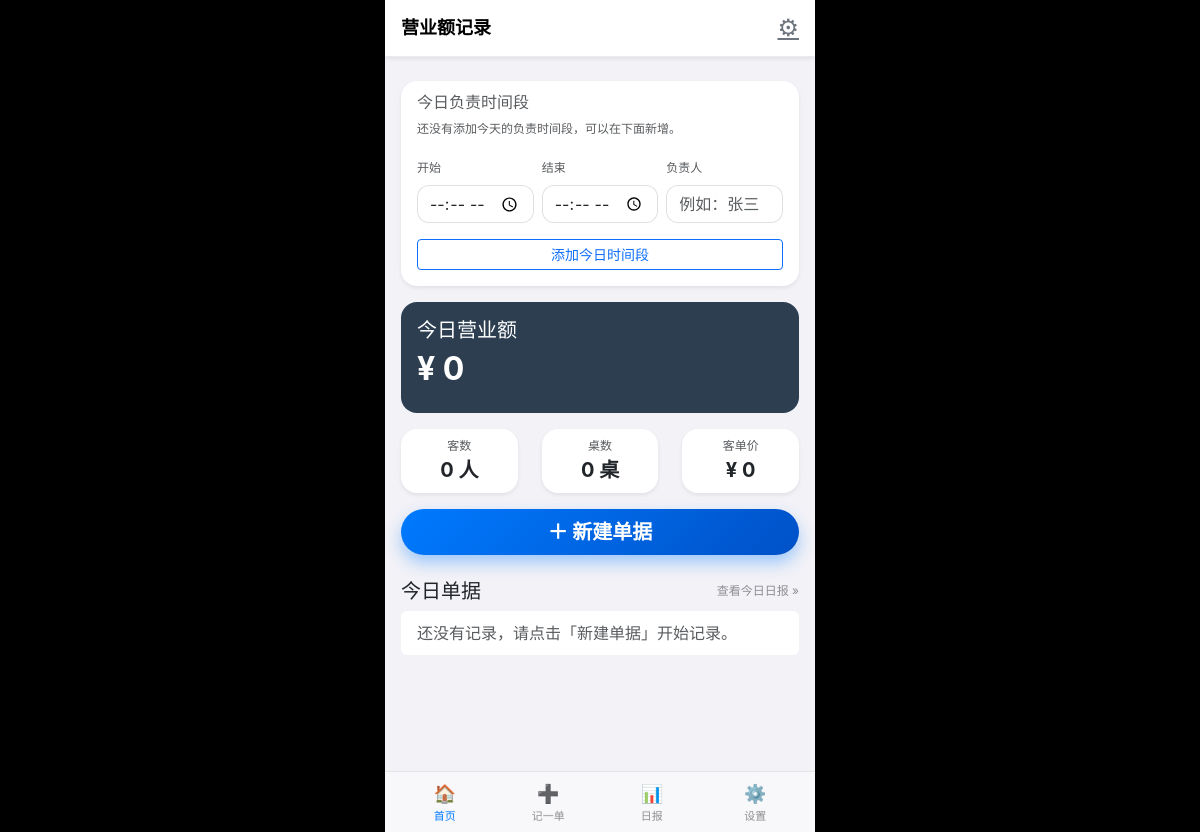
Before: / with the older database file.
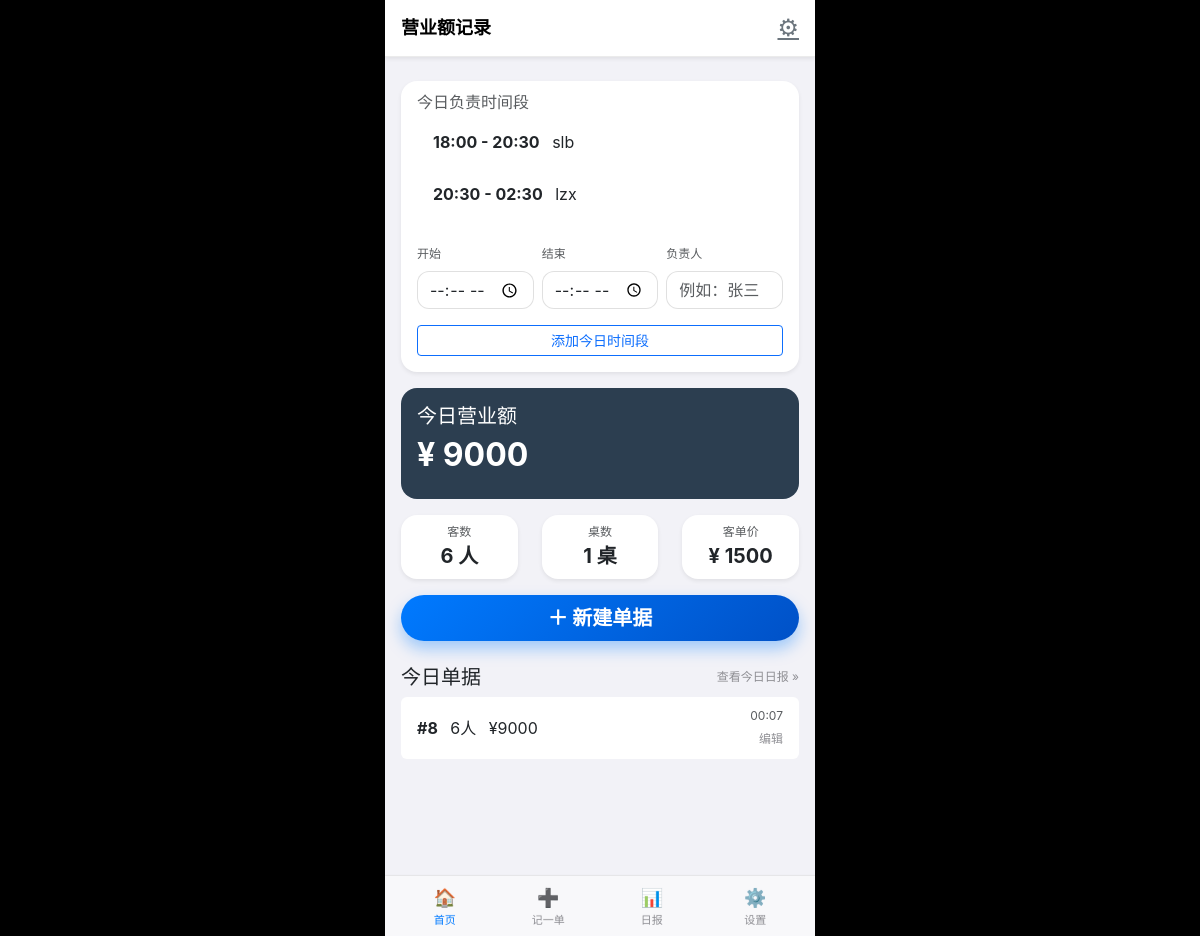
After: the same page with the newer database file.
### tables this page shows
CREATE TABLE staff_segments (
            id INTEGER PRIMARY KEY AUTOINCREMENT,
            slip_date  TEXT NOT NULL,
            start_time TEXT NOT NULL,   -- "HH:MM"
            end_time   TEXT NOT NULL,   -- "HH:MM"
            staff_name TEXT NOT NULL,
            created_at TEXT NOT NULL
        );

CREATE TABLE slips (
            id INTEGER PRIMARY KEY AUTOINCREMENT,
            slip_date TEXT NOT NULL,
            table_name TEXT,
            people INTEGER NOT NULL,
            amount INTEGER NOT NULL,
            created_at TEXT NOT NULL
        );

### views/main_views.py (the view)
@main_bp.route("/")
def index():
    today_str = date.today().strftime("%Y-%m-%d")
    slips = get_slips_by_date(today_str)
    summary = calculate_summary(slips)
    for slip in slips:
        created_at: str = slip["created_at"]
        slip["time"] = created_at[11:16]
    segments = get_staff_segments_by_date(today_str)
    return render_template(
        "index.html",
        summary=summary,
        slips=slips,
        segments=segments,
        active_tab="home",
    )

### database/db.py (called while the page is built)
def get_connection() -> sqlite3.Connection:
    conn = sqlite3.connect(DB_PATH)
    conn.row_factory = sqlite3.Row
    return conn

def get_slips_by_date(slip_date: str) -> List[Dict[str, Any]]:
    conn = get_connection()
    cur = conn.cursor()
    cur.execute(
        """
        SELECT id, slip_date, table_name, people, amount, created_at
        FROM slips
        WHERE slip_date = ?
        ORDER BY id ASC
        """,
        (slip_date,),
    )
    rows = cur.fetchall()
    conn.close()
    return [dict(row) for row in rows]

def get_staff_segments_by_date(slip_date: str) -> List[Dict[str, Any]]:
    conn = get_connection()
    cur = conn.cursor()
    cur.execute(
        """
        SELECT id, slip_date, start_time, end_time, staff_name, created_at
        FROM staff_segments
        WHERE slip_date = ?
        ORDER BY start_time ASC, id ASC
        """,
        (slip_date,),
    )
    rows = cur.fetchall()
    conn.close()
    return [dict(row) for row in rows]

### views/main_views.py (called while the page is built)
def calculate_summary(slips: List[Dict]) -> Dict[str, int]:
    total_sales = sum(slip["amount"] for slip in slips)
    total_customers = sum(slip["people"] for slip in slips)
    total_tables = len(slips)
    avg_per_customer = (
        int(total_sales / total_customers) if total_customers > 0 else 0
    )
    summary = {
        "total_sales": total_sales,
        "total_customers": total_customers,
        "total_tables": total_tables,
        "avg_per_customer": avg_per_customer,
    }
    return summary

### templates/index.html (shortened to what this page needs)
{% extends "base.html" %}
{% block content %}
<nav class="navbar navbar-light bg-white shadow-sm px-3">
    <span class="navbar-brand mb-0 h5">营业额记录</span>
    <a href="{{ url_for('main.settings') }}"
       class="text-secondary fs-4"
       data-transition="tab">⚙</a>
</nav>
<div class="container mt-4">
    <div class="card mb-3 shadow-sm">
        <div class="card-body">
            <h6 class="card-subtitle mb-2 text-muted">今日负责时间段</h6>
            {% if segments %}
                <ul class="list-group mb-3">
                    {% for seg in segments %}
                    <li class="list-group-item d-flex justify-content-between align-items-center">
                        <div>
                            <span class="fw-bold">{{ seg.start_time }} - {{ seg.end_time }}</span>
                            <span class="ms-2">{{ seg.staff_name }}</span>
                        </div>
                    </li>
                    {% endfor %}
                </ul>
            {% else %}
                <p class="small text-muted">
                    还没有添加今天的负责时间段，可以在下面新增。
                </p>
            {% endif %}
            <form method="post" action="{{ url_for('main.add_today_segment') }}">
                <div class="row g-2 align-items-end">
                    <div class="col-4">
                        <label for="start_time" class="form-label small text-muted">开始</label>
                        <input
                            type="time"
                            class="form-control"
                            id="start_time"
                            name="start_time"
                            required>
                    </div>
                    <div class="col-4">
                        <label for="end_time" class="form-label small text-muted">结束</label>
                        <input
                            type="time"
                            class="form-control"
                            id="end_time"
                            name="end_time"
                            required>
                    </div>
                    <div class="col-4">
                        <label for="staff_name" class="form-label small text-muted">负责人</label>
                        <input
                            type="text"
                            class="form-control"
                            id="staff_name"
                            name="staff_name"
                            placeholder="例如：张三"
                            required>
                    </div>
                </div>
                <div class="d-grid gap-2 mt-3">
                    <button type="submit" class="btn btn-outline-primary btn-sm">
                        添加今日时间段
                    </button>
                </div>
            </form>
        </div>
    </div>
    <div class="card text-white mb-3" style="background-color:#2C3E50;">
        <div class="card-body">
            <h5 class="card-title">今日营业额</h5>
            <h2 class="fw-bold">¥ {{ summary.total_sales }}</h2>
        </div>
    </div>
    <div class="row text-center mb-3">
        <div class="col">
            <div class="card p-2 shadow-sm">
                <div class="small text-muted">客数</div>
                <div class="fs-5 fw-bold">{{ summary.total_customers }} 人</div>
            </div>
        </div>
        <div class="col">
            <div class="card p-2 shadow-sm">
                <div class="small text-muted">桌数</div>
                <div class="fs-5 fw-bold">{{ summary.total_tables }} 桌</div>
            </div>
        </div>
        <div class="col">
            <div class="card p-2 shadow-sm">
                <div class="small text-muted">客单价</div>
                <div class="fs-5 fw-bold">¥ {{ summary.avg_per_customer }}</div>
            </div>
        </div>
    </div>
    <div class="d-grid mb-4">
        <a href="{{ url_for('main.input_slip') }}"
           class="btn btn-primary btn-lg fw-bold"
           data-transition="tab">
            ＋ 新建单据
        </a>
    </div>
    <div class="d-flex justify-content-between align-items-center mb-2">
        <h5 class="mb-0">今日单据</h5>
        <a href="{{ url_for('main.report') }}"
           class="small text-decoration-none"
           data-transition="tab">
            查看今日日报 &raquo;
        </a>
    </div>
    <ul class="list-group mb-5">
        {% for slip in slips %}
        <li class="list-group-item d-flex justify-content-between align-items-center">
            <div>
                <span class="fw-bold">#{{ slip.id }}</span>
                <span class="ms-2">{{ slip.people }}人</span>
                <span class="ms-2">¥{{ slip.amount }}</span>
            </div>
            <div class="text-end">
                <div class="text-muted small">{{ slip.time }}</div>
                <a href="{{ url_for('main.edit_slip', slip_id=slip.id) }}"
                   class="small text-decoration-none"
                   data-transition="tab">
                    编辑
                </a>
            </div>
        </li>
        {% else %}
        <li class="list-group-item text-muted">
            还没有记录，请点击「新建单据」开始记录。
        </li>
        {% endfor %}
    </ul>
</div>
{% endblock %}

### templates/base.html (shortened to what this page needs)
<!DOCTYPE html>
<html lang="zh-CN">
<head>
    <link rel="stylesheet"
          href="https://cdn.jsdelivr.net/npm/bootstrap@5.3.3/dist/css/bootstrap.min.css">
    <link rel="stylesheet"
          href="{{ url_for('static', filename='css/style.css') }}">
</head>
<body class="app-body">
<div class="app-shell page-transition">
    <div class="app-content">
        {% block content %}{% endblock %}
    </div>
    <nav class="app-tabbar">
        <a href="{{ url_for('main.index') }}"
           class="tab-item {% if active_tab == 'home' %}is-active{% endif %}"
           data-transition="tab">
            <span class="tab-icon">🏠</span>
            <span class="tab-label">首页</span>
        </a>
        <a href="{{ url_for('main.input_slip') }}"
           class="tab-item {% if active_tab == 'input' %}is-active{% endif %}"
           data-transition="tab">
            <span class="tab-icon">➕</span>
            <span class="tab-label">记一单</span>
        </a>
        <a href="{{ url_for('main.report') }}"
           class="tab-item {% if active_tab == 'report' %}is-active{% endif %}"
           data-transition="tab">
            <span class="tab-icon">📊</span>
            <span class="tab-label">日报</span>
        </a>
        <a href="{{ url_for('main.settings') }}"
           class="tab-item {% if active_tab == 'settings' %}is-active{% endif %}"
           data-transition="tab">
            <span class="tab-icon">⚙️</span>
            <span class="tab-label">设置</span>
        </a>
    </nav>
</div>
</body>
</html>

### static/css/style.css (style rules this page uses)
:root { color-scheme: light dark; }
.app-body { margin: 0; padding: 0; background-color: #000; font-family: -apple-system, BlinkMacSystemFont, "SF Pro Text", "Helvetica Neue", Arial, "PingFang SC", "Hiragino Sans GB", "Microsoft YaHei", sans-serif; }
.app-shell { max-width: 430px; min-height: 100vh; margin: 0 auto; background-color: #f2f2f7; box-shadow: 0 0 30px rgba(0, 0, 0, 0.35); display: flex; flex-direction: column; padding-bottom: env(safe-area-inset-bottom, 0); }
.app-content { flex: 1; padding-bottom: 60px; }
.app-shell .container { padding-left: 16px; padding-right: 16px; }
.navbar { position: sticky; top: 0; z-index: 10; padding-top: 10px; padding-bottom: 10px; background-color: rgba(255, 255, 255, 0.96) !important; backdrop-filter: blur(20px); border-bottom: 0.5px solid rgba(0, 0, 0, 0.08); }
.navbar .navbar-brand { font-size: 18px; font-weight: 600; }
.card { border-radius: 16px; border: none; }
.card.shadow-sm { box-shadow: 0 4px 12px rgba(0, 0, 0, 0.04); }
.list-group { background-color: transparent; }
.list-group-item { border: none; border-radius: 12px; margin-bottom: 8px; padding-top: 10px; padding-bottom: 10px; }
.btn-primary { border-radius: 999px; border: none; background: linear-gradient(135deg, #007aff, #0051c7); box-shadow: 0 8px 16px rgba(0, 122, 255, 0.35); }
.form-control { border-radius: 12px; border: 1px solid rgba(0, 0, 0, 0.12); }
.small { font-size: 12px; color: #8e8e93; }
.app-tabbar { position: sticky; bottom: 0; display: flex; justify-content: space-around; align-items: center; padding: 6px 8px calc(6px + env(safe-area-inset-bottom, 0)); background-color: rgba(248, 248, 250, 0.96); backdrop-filter: blur(20px); border-top: 0.5px solid rgba(0, 0, 0, 0.08); }
.tab-item { flex: 1; text-align: center; text-decoration: none; color: #8e8e93; font-size: 11px; padding: 2px 0; }
.tab-icon { display: block; font-size: 18px; }
.tab-label { display: block; margin-top: 1px; }
.tab-item.is-active { color: #007aff; }
.page-transition { animation: slide-in-right 0.25s ease-out; }

Changed rows visible on the page:
added staff_segments: start_time "18:00", end_time "20:30", staff_name "slb"
added staff_segments: start_time "20:30", end_time "02:30", staff_name "lzx"
added slips: id "8", people "6", amount "9000", time "00:07"
Other visible differences:
{{ summary.total_sales }}: "0" → "9000"
{{ summary.total_customers }}: "0" → "6"
{{ summary.total_tables }}: "0" → "1"
{{ summary.avg_per_customer }}: "0" → "1500"
text no longer shown: "还没有添加今天的负责时间段，可以在下面新增。 还没有记录，请点击「新建单据」开始记录。"
